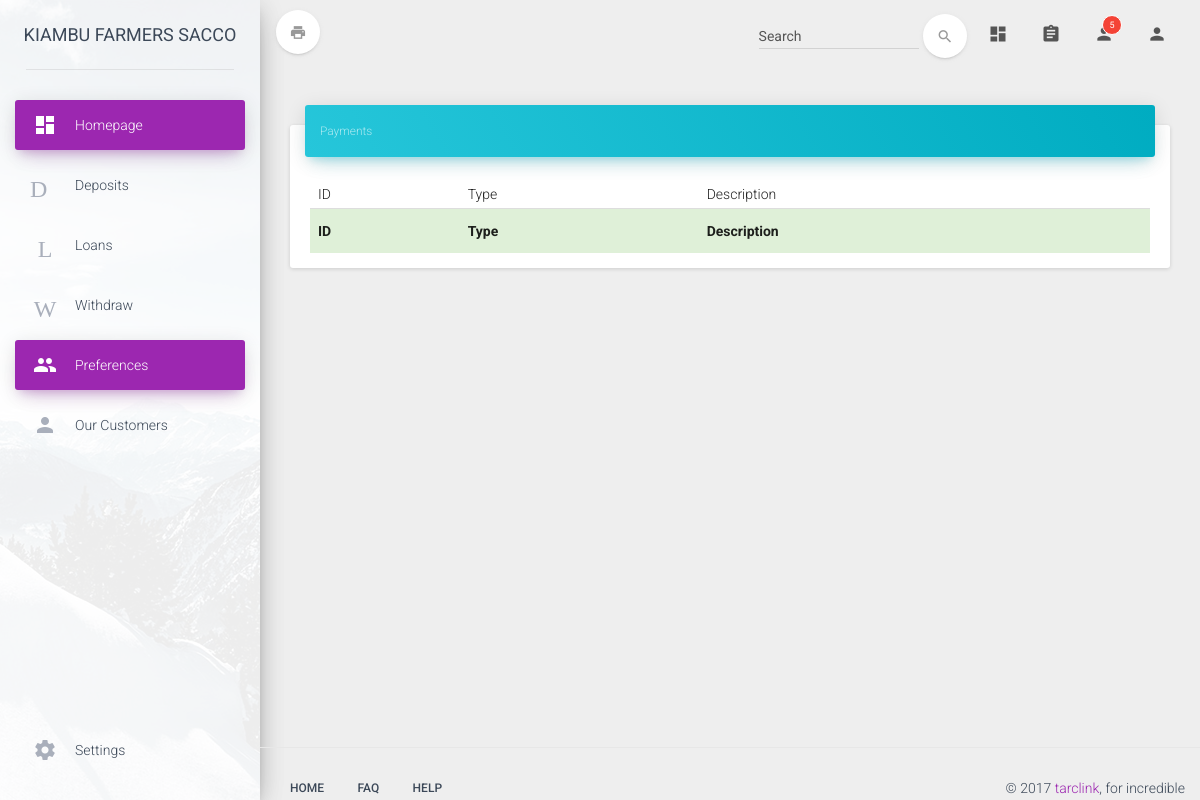
The app's page /admin/loan-type.php, older data.
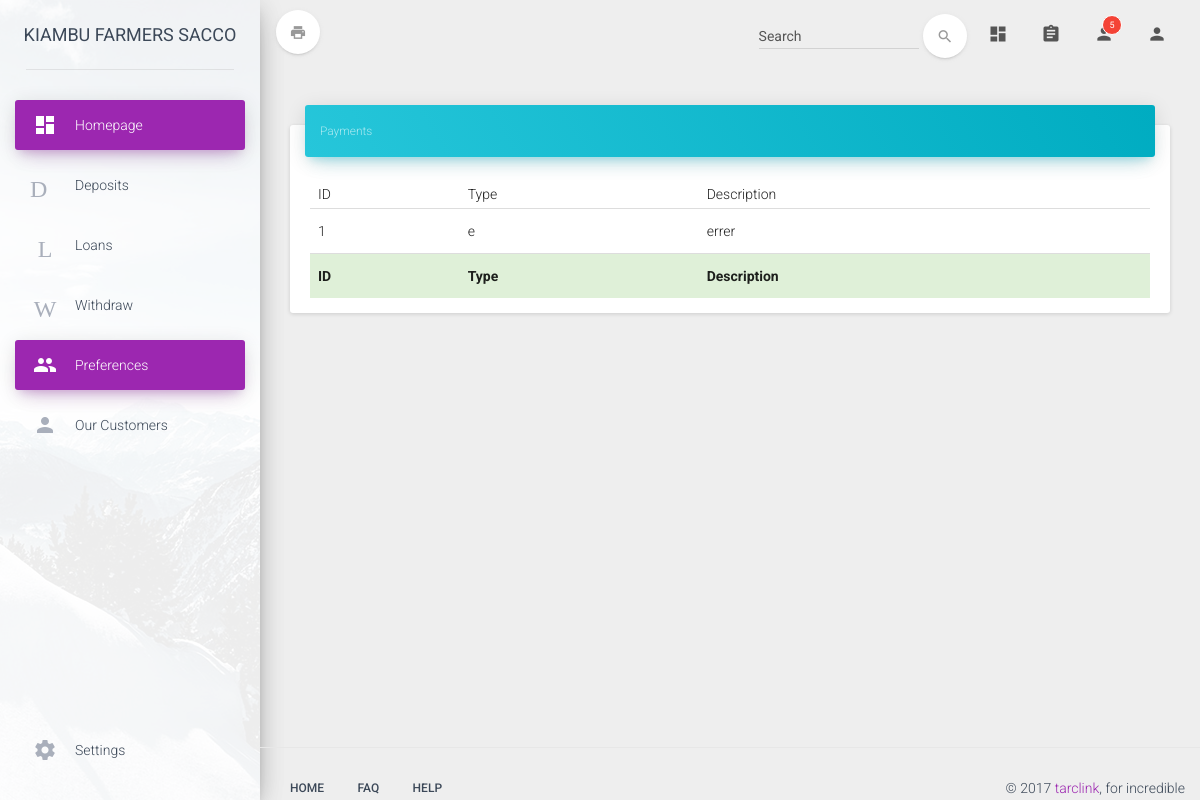
The same page, newer data.
### tables this page shows
CREATE TABLE `Loan_table` (
  `Loan_id` int(20) NOT NULL,
  `Loan_type` varchar(20) DEFAULT NULL,
  `Loan_description` varchar(50) DEFAULT NULL
);

### admin/loan-type.php (the view)
<?php include "baseh.php";?>
<?php
include "../connection/db.php";
$result = mysqli_query($con, "SELECT * FROM Loan_table ORDER BY Loan_id ASC");
?>
    <div class="card">
        <div class="card-header" data-background-color="blue">
            <small i class="category">Payments </small>
        </div>
        <div class="card-content table-responsive">
            <table class="table" id="table1">
                <thead class="">
                <th>ID</th>
                <th>Type</th>
                <th>Description</th>
                </thead>
                <tbody>
                <?php
                while($res = mysqli_fetch_array($result)) {
                    echo "<tr class=''>";
                    echo "<td class=''>".$res['Loan_id']."</td>";
                    echo "<td class=''>".$res['Loan_type']."</td>";
                    echo "<td class=''>".$res['Loan_description']."</td>";
                }
                ?>
                </tbody>
                <tfoot>
                <tr class="bg-success">
                    <th>ID</th>
                    <th>Type</th>
                    <th>Description</th>
                </tr>
                </tfoot>
            </table>
        </div>
    </div>
<?php include "basef.php";?>

Row changes from the older to the newer data that the page shows:
added loan_table: Loan_id "1", Loan_type "e", Loan_description "errer"
